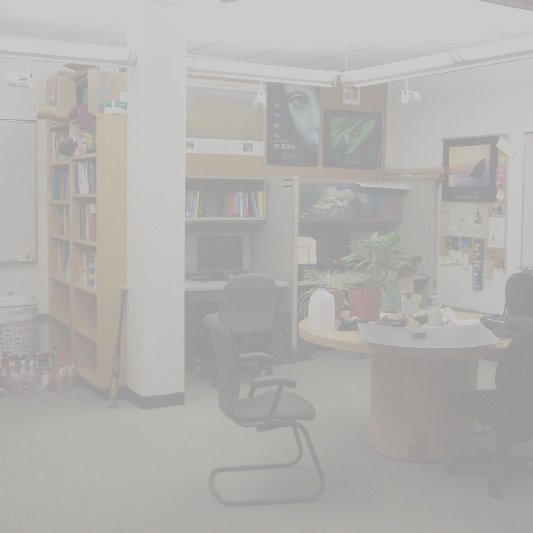
#> input picture SampleImage1.jpg, 533 x 533 px; the run also reads 1 picture not shown here
$ jupyter execute Image_Processing.ipynb
#> lines starting #> are read from the running program, lines starting #| are printed output that depends on the picture
# Image Processing Interface
##### Developed by: Aafaq Al Shidhani

[cell 1]
#  Import neede Libraries
from skimage import io
import numpy as np
import matplotlib.pyplot as plt
from IPython.core.interactiveshell import InteractiveShell
InteractiveShell.ast_node_interactivity = "all"

from skimage.exposure import histogram, adjust_gamma, rescale_intensity
import cv2
from tkinter import *
from PIL import ImageTk, Image
from tkinter import filedialog
import os

import PIL
import tkinter

## transformations

### Hisogram

[cell 2]
###### Hisogram

# the following functions return images after transformation, and save their corresponding histogram

# Function for color image histogram
def color_image_histogram(image):
    #display image in notebook
    plt.imshow(image)
    plt.show()
    #Get min and max grayscale values
    mini=np.min(image)
    maxi=np.max(image)
    bins = maxi - mini
    # Create figure to save the histogram
    fig = plt.figure()
    # calculate histogram for each color channel
    for i, col in enumerate(['r', 'g', 'b']):
        # cv2.calcHist(images, channels, mask, bins, ranges)
        hist = cv2.calcHist([image], [i], None, [256], [0, 256])
        plt.plot(hist, color = col)
        plt.xlim([mini, maxi])
    # save calculated histogram image
    fig.savefig('hist.png')
    plt.show()

    return image


image = io.imread('SampleImage1.jpg')
#> image is the input picture: shape (533, 533, 3); mean R, G, B 179.9, 178.2, 175.8
color_image_histogram(image)
#> in color_image_histogram, `mini=np.min(image)`: mini = 141
#> in color_image_histogram, `maxi=np.max(image)`: maxi = 214
#> in color_image_histogram, `bins = maxi - mini`: bins = 73
#> (the call stopped at in color_image_histogram, `fig = plt.figure()`: IPython is not available in this run)


# Function for gray-scale histogram
def gray_image_histogram(gray):
    #display image
    plt.imshow(gray, cmap='gray')
#> (this line was passed over: IPython is not available in this run)
    plt.show()
    # Create figure to save the histogram
    fig = plt.figure()
    #Get min and max grayscale values
    mini=np.min(gray)
    maxi=np.max(gray)
    bins = maxi - mini
    # calculate histogram for grayscale channel
    hist = cv2.calcHist([gray], [0], None, [256], [0, 256])
    plt.plot(hist, color = 'k')
    plt.xlim([mini, maxi])
    # save calculated histogram image
    fig.savefig('hist.png')
    plt.show()
    return gray

# gray = cv2.imread('SampleImage2.gif')
gray = io.imread('SampleImage2.gif')
gray_image_histogram(gray)
#> (the call stopped at in gray_image_histogram, `fig = plt.figure()`: IPython is not available in this run)

## transformation

### 1. linear stretching

[cell 3]
# 1. linear stretching

# Function for grayscale image linear Stretching
def grayscale_linearStretching(gray):
    # rescale_intensity(image, in_range='image', out_range='dtype')
    #in_range and out_range, are used to stretch or shrink the intensity range of the input image.
    # inrange=(0, 255), outrange=(0, 255)
    # better to set them to image default
    stretched_grayimage = rescale_intensity(gray,in_range='image', out_range='image')
    # get histogram by calling gray_image_histogram() function
    gray_image_histogram(stretched_grayimage)
#> (the call stopped at in gray_image_histogram, `fig = plt.figure()`: IPython is not available in this run)
    return stretched_grayimage


grayscale_linearStretching(gray)


# Function for color image linear Stretching
def color_linearStretching(image):
    channels = cv2.split(image)
    st_channels = []
    # Apply linear Stretching for each color channel
    for ch, color in zip(channels, ['R', 'G', 'B']):
        st_channels.append(rescale_intensity(ch))
#> this loop made 3 passes
#> color on passes 1 to 3: 'R', 'G', 'B'
#> after the loop, st_channels = 3 items
    stretched_image = cv2.merge(st_channels)
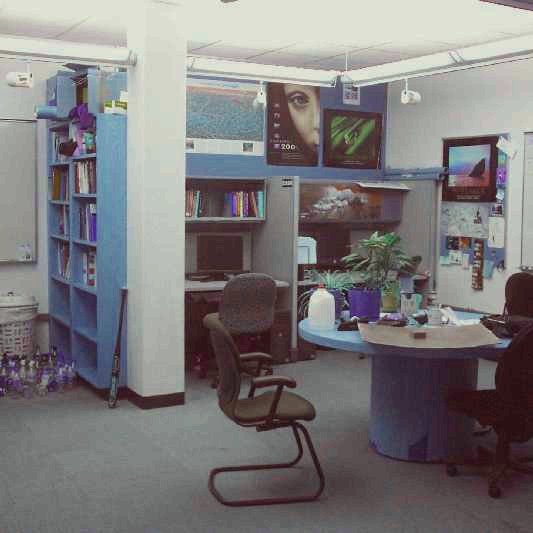
#> stretched_image: shape (533, 533, 3); mean of channels 0, 1, 2 122.9, 121.7, 124.6; drawn as B, G, R
    color_image_histogram(stretched_image)
    return stretched_image


color_linearStretching(image)
